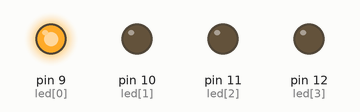
Recording of a sketch running on a simulated Arduino Uno, built with avr-gcc and run on an emulated ATmega328P. On the bench: output pins drawn as LEDs (lit = HIGH).

Above: at 0.5 s.
At 6.5 s:
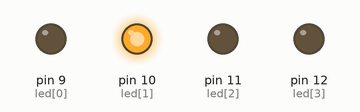
At 12.5 s:
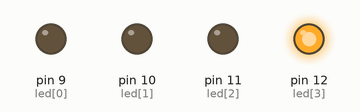
At 19.5 s:
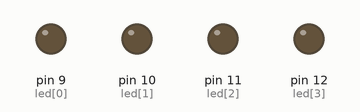
At 40.5 s:
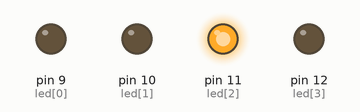
Timing chart, 0 to 41.6 s (numbered marks = the images above):
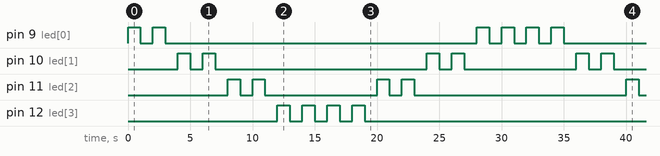

Measured:
- by itself, pin 9 (led[0]): repeats every 32.0 s: LOW 1.0 s, HIGH 1.0 s, LOW 25.0 s, 2 × (HIGH 1.0 s, LOW 1.0 s), HIGH 1.0 s
- by itself, pin 10 (led[1]): repeats every 32.0 s: LOW 1.0 s, HIGH 1.0 s, LOW 17.0 s, HIGH 1.0 s, LOW 1.0 s, HIGH 1.0 s, LOW 9.0 s, HIGH 1.0 s
- by itself, pin 11 (led[2]): repeats every 32.0 s: LOW 1.0 s, HIGH 1.0 s, LOW 9.0 s, HIGH 1.0 s, LOW 1.0 s, HIGH 1.0 s, LOW 17.0 s, HIGH 1.0 s
- by itself, pin 12 (led[3]): repeats every 32.0 s: 3 × (LOW 1.0 s, HIGH 1.0 s), LOW 25.0 s, HIGH 1.0 s

The sketch:

code_2.ino
```cpp
int led[] = {9,10, 11, 12};
void setup() {
  // put your setup code here, to run once:
  int i;
  for(i = 0; i < 4; i++){
      pinMode(led[i], OUTPUT);
   }
}

void loop() {
  int i =0;
  for(i =0;i<4;i++){
    digitalWrite(led[i], HIGH);
    delay(1000);
    digitalWrite(led[i], LOW);
    delay(1000);
    digitalWrite(led[i], HIGH);
    delay(1000);
    digitalWrite(led[i], LOW);
    delay(1000);
  }
  for(i =3;i>=0;i--){
    digitalWrite(led[i], HIGH);
    delay(1000);
    digitalWrite(led[i], LOW);
    delay(1000);
    digitalWrite(led[i], HIGH);
    delay(1000);
    digitalWrite(led[i], LOW);
    delay(1000);
  }

}
```
